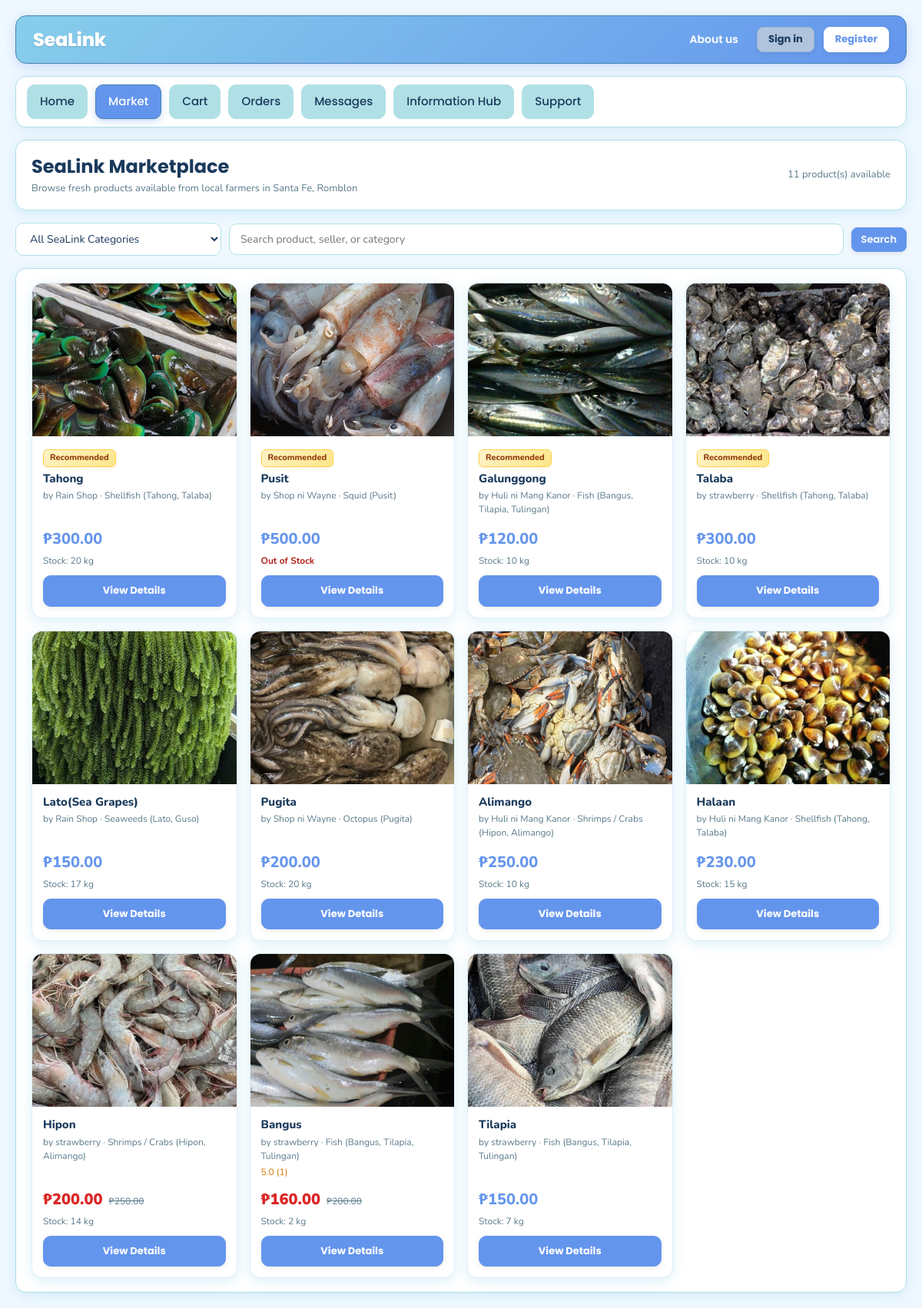
/market.php, run on the app's committed database.
### tables this page shows
CREATE TABLE `product_tbl` (
  `product_id` int(11) NOT NULL,
  `farmer_id` int(11) NOT NULL,
  `category_id` int(11) NOT NULL,
  `name` varchar(150) NOT NULL,
  `description` text DEFAULT NULL,
  `harvested_at` datetime DEFAULT NULL,
  `shelf_life_hours` int(11) DEFAULT 24,
  `selling_deadline` datetime DEFAULT NULL,
  `price` decimal(10,2) NOT NULL,
  `discounted_price` decimal(10,2) DEFAULT NULL,
  `is_sale` tinyint(1) NOT NULL DEFAULT 0,
  `sale_price` decimal(10,2) DEFAULT NULL,
  `stock_quantity` int(11) NOT NULL DEFAULT 0,
  `image_url` varchar(255) DEFAULT NULL,
  `status` varchar(50) NOT NULL DEFAULT 'Active',
  `is_promoted` tinyint(1) NOT NULL DEFAULT 0,
  `promotion_start_date` datetime DEFAULT NULL,
  `promotion_end_date` datetime DEFAULT NULL,
  `receipt_image_path` varchar(255) DEFAULT NULL,
  `gcash_reference_number` varchar(100) DEFAULT NULL,
  `promotion_status` enum('None','Pending','Active','Expired','Rejected') NOT NULL DEFAULT 'None',
  `promotion_plan` varchar(50) DEFAULT NULL,
  `is_boosted` tinyint(1) NOT NULL DEFAULT 0,
  `boost_tier` varchar(50) DEFAULT NULL,
  `boost_expires_at` datetime DEFAULT NULL,
  `created_at` datetime NOT NULL DEFAULT current_timestamp(),
  `updated_at` datetime NOT NULL DEFAULT current_timestamp() ON UPDATE current_timestamp()
);

CREATE TABLE `farmer_tbl` (
  `farmer_id` int(11) NOT NULL,
  `username` varchar(100) NOT NULL,
  `full_name` varchar(100) NOT NULL,
  `email` varchar(50) NOT NULL,
  `password_hash` varchar(255) NOT NULL,
  `contact_number` varchar(15) NOT NULL,
  `facebook_account` varchar(255) NOT NULL,
  `address` text NOT NULL,
  `profile_image` varchar(255) DEFAULT NULL,
  `permit_number` varchar(50) NOT NULL,
  `verification_status` enum('Pending','Verified','Rejected') NOT NULL DEFAULT 'Pending',
  `status` enum('Active','Inactive') NOT NULL DEFAULT 'Active',
  `created_at` datetime NOT NULL DEFAULT current_timestamp()
);

CREATE TABLE `category_tbl` (
  `category_id` int(11) NOT NULL,
  `category_name` varchar(100) NOT NULL,
  `description` text DEFAULT NULL
);

### includes/functions.php (called while the page is built, shortened)
<?php
if (!function_exists('e')) {
    function e($text)
    {
        return htmlspecialchars((string)$text, ENT_QUOTES, 'UTF-8');
    }
}
function is_product_discounted($price, $discounted_price, $selling_deadline = null)
{
    if ($discounted_price === null || $discounted_price === '' || (float)$discounted_price <= 0) {
        return false;
    }
    return true;
}
function get_product_effective_price($price, $discounted_price, $selling_deadline = null)
{
    if (is_product_discounted($price, $discounted_price, $selling_deadline)) {
        return (float)$discounted_price;
    }
    return (float)$price;
}

### market.php (the view, shortened to what this page needs)
<?php
require_once __DIR__ . '/config/db.php';
require_once __DIR__ . '/includes/functions.php';
require_once __DIR__ . '/includes/layout_top.php';
$search = trim((string)($_GET['search'] ?? ''));
$category_id = (int)($_GET['category_id'] ?? 0);
$where = "p.status = 'Active'";
$sql = "
SELECT
    p.product_id, p.farmer_id, p.name, p.price, p.discounted_price, p.stock_quantity, p.image_url,
    p.harvested_at, p.shelf_life_hours, p.selling_deadline, p.is_boosted, p.boost_tier,
    p.is_promoted, p.promotion_end_date, p.promotion_plan, p.promotion_status,
    c.category_name,
    f.username AS farmer_name,
    f.full_name AS farmer_fullname,
    f.address AS farmer_address,
    f.profile_image AS farmer_image,
    f.contact_number AS farmer_contact,
    COALESCE(AVG(fb.rating), 0) AS avg_rating,
    COUNT(fb.feedback_id) AS rating_cnt
FROM product_tbl p
JOIN farmer_tbl f ON f.farmer_id = p.farmer_id
JOIN category_tbl c ON c.category_id = p.category_id
LEFT JOIN feedback_tbl fb ON fb.product_id = p.product_id
WHERE {$where}
GROUP BY p.product_id
ORDER BY p.is_promoted DESC, p.is_boosted DESC, p.created_at DESC
";
$stmt = mysqli_prepare($conn, $sql);
mysqli_stmt_execute($stmt);
$res = mysqli_stmt_get_result($stmt);
$products = [];
while ($row = mysqli_fetch_assoc($res)) $products[] = $row;
$return_market = urlencode('/buyer/market.php?' . http_build_query([
    'category_id' => $category_id,
    'search'      => $search
]));
?>
<main class="dashboard-content buyer-dashboard">
    <div class="section-card" style="margin-bottom:16px;">
        <div style="display:flex; justify-content:space-between; align-items:center; flex-wrap:wrap; gap:12px;">
            <div>
                <h1 style="margin:0; font-size:24px;">SeaLink Marketplace</h1>
                <div class="small-muted" style="margin-top:4px;">Browse fresh products available from local farmers in Santa Fe, Romblon</div>
            </div>
            <div class="small-muted"><?php echo count($products); ?> product(s) available</div>
        </div>
    </div>
    <div class="market-toolbar">
        <form class="market-filters" method="GET" action="<?php echo BASE_URL; ?>/market.php" id="marketFilterForm" style="display:flex; gap:10px; flex-wrap:wrap; align-items:center; width:100%;">
            <select name="category_id" id="marketCategory">
                <option value="0">All SeaLink Categories</option>
            </select>
            <div class="search-input-wrapper">
                <input type="text" name="search" id="marketSearchInput" placeholder="Search product, seller, or category"
                       value="<?php echo e($search); ?>" oninput="checkSearchClear(this)">
            </div>
            <button type="submit" class="btn btn-primary btn-sm">Search</button>
        </form>
    </div>
    <div class="section-card" style="margin-top:0;">
        <div class="deals-fixed-grid">
            <?php foreach ($products as $p) { ?>
                <div class="market-card">
                    <div class="img">
                        <?php if (!empty($p['image_url'])) { ?>
                            <img src="<?php echo BASE_URL . '/' . e($p['image_url']); ?>" alt="<?php echo e($p['name']); ?>">
                        <?php } else { ?>
                            <div style="display:flex;align-items:center;justify-content:center;height:100%;color:var(--muted);background:#f2f2f2;">No Image</div>
                        <?php } ?>
                    </div>
                    <div class="body" style="padding:14px; flex:1; display:flex; flex-direction:column; justify-content:space-between;">
                        <div>
                            <?php if (!empty($p['is_boosted']) && (int)$p['is_boosted'] === 1) { ?>
                                <div style="margin-bottom:6px;">
                                    <span style="background:linear-gradient(135deg, #fef3c7, #fde68a); color:#92400e; border:1px solid #fcd34d; font-size:11px; font-weight:800; padding:2px 8px; border-radius:6px; display:inline-flex; align-items:center; gap:4px; box-shadow:0 1px 3px rgba(245,158,11,0.2);">
                                        Recommended
                                    </span>
                                </div>
                            <?php } ?>
                            <div class="title" style="font-size:15px; font-weight:800; margin-bottom:3px; line-height:1.3;"><?php echo e($p['name']); ?></div>
                            <div style="font-size:12px; color:var(--muted); margin-bottom:3px;">
                                by <?php echo e($p['farmer_name']); ?> · <?php echo e($p['category_name']); ?>
                            </div>
                            <?php if ((float)$p['avg_rating'] > 0) { ?>
                                <div style="font-size:12px; color:#d97706; margin-top:2px;">
                                    <?php echo number_format((float)$p['avg_rating'], 1); ?> (<?php echo (int)$p['rating_cnt']; ?>)
                                </div>
                            <?php } ?>
                        </div>
                        <?php
                            $is_sale = is_product_discounted($p['price'], $p['discounted_price'] ?? null, $p['selling_deadline'] ?? null);
                            $eff_price = get_product_effective_price($p['price'], $p['discounted_price'] ?? null, $p['selling_deadline'] ?? null);
                        ?>
                        <div style="margin-top:12px;">
                            <div style="display:flex; align-items:baseline; gap:8px; margin-bottom:4px; flex-wrap:wrap;">
                                <?php if ($is_sale) { ?>
                                    <span style="font-size:20px; font-weight:900; color:#dc2626;">
                                        ₱<?php echo number_format((float)$eff_price, 2); ?>
                                    </span>
                                    <span style="font-size:12px; color:var(--muted); text-decoration:line-through;">
                                        ₱<?php echo number_format((float)$p['price'], 2); ?>
                                    </span>
                                <?php } else { ?>
                                    <span style="font-size:20px; font-weight:800; color:var(--primary);">
                                        ₱<?php echo number_format((float)$p['price'], 2); ?>
                                    </span>
                                <?php } ?>
                            </div>
                            <div style="font-size:12px; color:var(--muted); margin-bottom:10px; display:flex; align-items:center; justify-content:space-between; gap:6px; flex-wrap:wrap;">
                                <span style="font-size:12px; color:var(--muted);">
                                    <?php if ((int)$p['stock_quantity'] > 0) { ?>
                                        Stock: <?php echo (int)$p['stock_quantity']; ?> kg
                                    <?php } else { ?>
                                        <span style="color:#b42318; font-weight:700;">Out of Stock</span>
                                    <?php } ?>
                                </span>
                            </div>
                            <a class="btn btn-primary btn-block" style="text-align:center; font-size:13px; font-weight:700;"
                               href="<?php echo BASE_URL; ?>/product_detail.php?product_id=<?php echo (int)$p['product_id']; ?>&return=<?php echo $return_market; ?>">
                                View Details
                            </a>
                        </div>
                    </div>
                </div>
            <?php } ?>
        </div>
    </div>
</main>
<?php require_once __DIR__ . '/includes/layout_bottom.php'; ?>

### data on the page
product_tbl: image_url (picture), is_boosted "Recommended", name "Tahong", farmer.username "Rain Shop", category.category_name "Shellfish (Tahong, Talaba)", price "300.00", stock_quantity "20"
product_tbl: image_url (picture), is_boosted "Recommended", name "Pusit", farmer.username "Shop ni Wayne", category.category_name "Squid (Pusit)", price "500.00", stock_quantity "Out of Stock"
product_tbl: image_url (picture), is_boosted "Recommended", name "Galunggong", farmer.username "Huli ni Mang Kanor", category.category_name "Fish (Bangus, Tilapia, Tulingan)", price "120.00", stock_quantity "10"
product_tbl: image_url (picture), is_boosted "Recommended", name "Talaba", farmer.username "strawberry", category.category_name "Shellfish (Tahong, Talaba)", price "300.00", stock_quantity "10"
product_tbl: image_url (picture), name "Lato(Sea Grapes)", farmer.username "Rain Shop", category.category_name "Seaweeds (Lato, Guso)", price "150.00", stock_quantity "17"
product_tbl: image_url (picture), name "Pugita", farmer.username "Shop ni Wayne", category.category_name "Octopus (Pugita)", price "200.00", stock_quantity "20"
product_tbl: image_url (picture), name "Alimango", farmer.username "Huli ni Mang Kanor", category.category_name "Shrimps / Crabs (Hipon, Alimango)", price "250.00", stock_quantity "10"
product_tbl: image_url (picture), name "Halaan", farmer.username "Huli ni Mang Kanor", category.category_name "Shellfish (Tahong, Talaba)", price "230.00", stock_quantity "15"
product_tbl: image_url (picture), name "Hipon", farmer.username "strawberry", category.category_name "Shrimps / Crabs (Hipon, Alimango)", discounted_price "200.00", price "250.00", stock_quantity "14"
product_tbl: image_url (picture), name "Bangus", farmer.username "strawberry", category.category_name "Fish (Bangus, Tilapia, Tulingan)", avg_rating "5.0", rating_cnt "1", discounted_price "160.00", price "200.00", stock_quantity "2"
product_tbl: image_url (picture), name "Tilapia", farmer.username "strawberry", category.category_name "Fish (Bangus, Tilapia, Tulingan)", price "150.00", stock_quantity "7"

### other printed values
$app_name "SeaLink"
count($products) "11"
